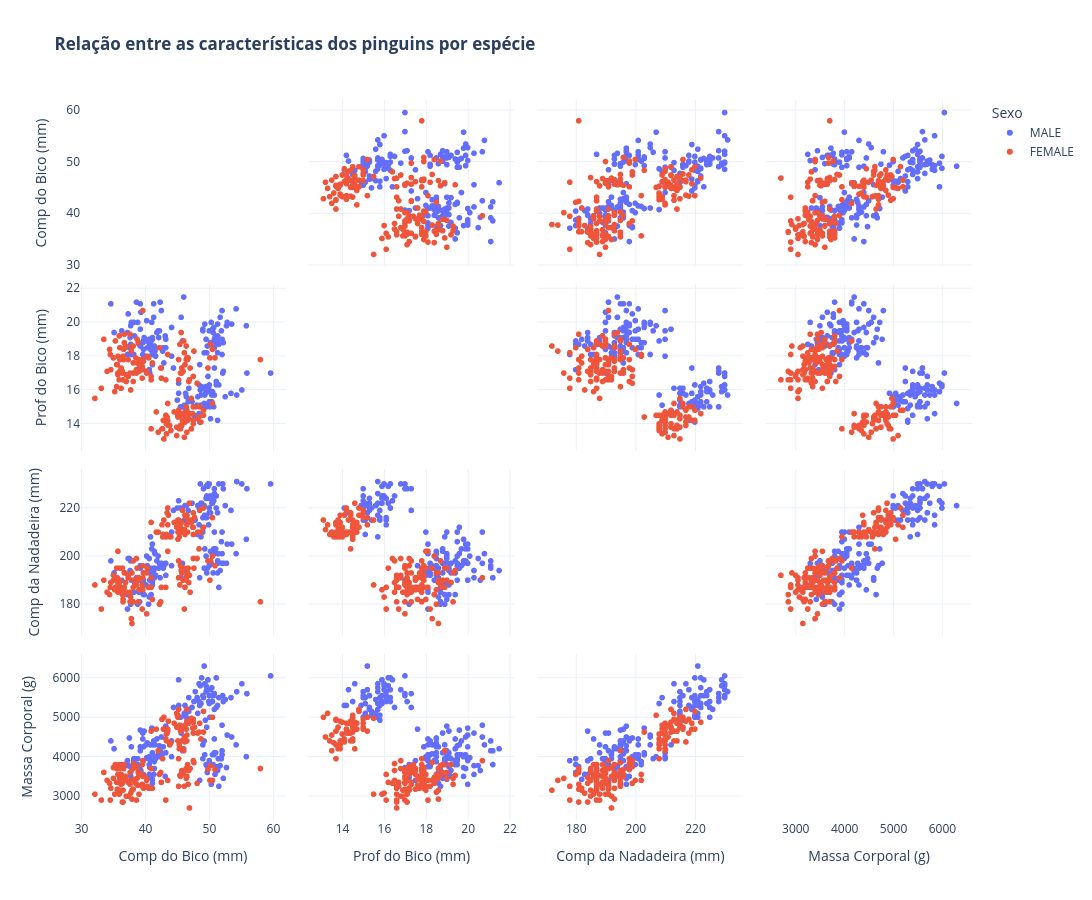

The notebook cell saved with this chart:
### Markdown cell above
### Grafico de Dispersão Cruzado (Scatter Plot Matrix)

### Code cell
# Matriz de dispersão cruzada das características numéricas por espécie
fig_scatter = px.scatter_matrix(
    df_cleaned,
    dimensions=caracteristicas_pt,
    color='sex',
    title='<b>Relação entre as características dos pinguins por espécie</b>',
    template='plotly_white'
)

fig_scatter.update_traces(diagonal_visible=False)
fig_scatter.update_layout(
    width=1200,
    height=900,
    legend_title_text='Sexo'
)

fig_scatter.show()

### Figure 1 — Plotly figure (JSON) as saved in the notebook; plotly's stock layout.template omitted (floating-point values rounded to 4 significant figures; data arrays with more than 128 entries replaced by an {"elided": "..."} marker saying what was removed)
{"data": [{"diagonal": {"visible": false}, "dimensions": [{"axis": {"matches": true}, "label": "Comp do Bico (mm)", "values": {"elided": "168 float values"}}, {"axis": {"matches": true}, "label": "Prof do Bico (mm)", "values": {"elided": "168 float values"}}, {"axis": {"matches": true}, "label": "Comp da Nadadeira (mm)", "values": {"elided": "168 float values"}}, {"axis": {"matches": true}, "label": "Massa Corporal (g)", "values": {"elided": "168 float values"}}], "hovertemplate": "sex=MALE<br>%{xaxis.title.text}=%{x}<br>%{yaxis.title.text}=%{y}<extra></extra>", "legendgroup": "MALE", "marker": {"color": "#636efa", "symbol": "circle"}, "name": "MALE", "showlegend": true, "type": "splom"}, {"diagonal": {"visible": false}, "dimensions": [{"axis": {"matches": true}, "label": "Comp do Bico (mm)", "values": {"elided": "165 float values"}}, {"axis": {"matches": true}, "label": "Prof do Bico (mm)", "values": {"elided": "165 float values"}}, {"axis": {"matches": true}, "label": "Comp da Nadadeira (mm)", "values": {"elided": "165 float values"}}, {"axis": {"matches": true}, "label": "Massa Corporal (g)", "values": {"elided": "165 float values"}}], "hovertemplate": "sex=FEMALE<br>%{xaxis.title.text}=%{x}<br>%{yaxis.title.text}=%{y}<extra></extra>", "legendgroup": "FEMALE", "marker": {"color": "#EF553B", "symbol": "circle"}, "name": "FEMALE", "showlegend": true, "type": "splom"}], "layout": {"dragmode": "select", "height": 900, "legend": {"title": {"text": "Sexo"}, "tracegroupgap": 0}, "title": {"text": "<b>Relação entre as características dos pinguins por espécie</b>"}, "width": 1200}}
